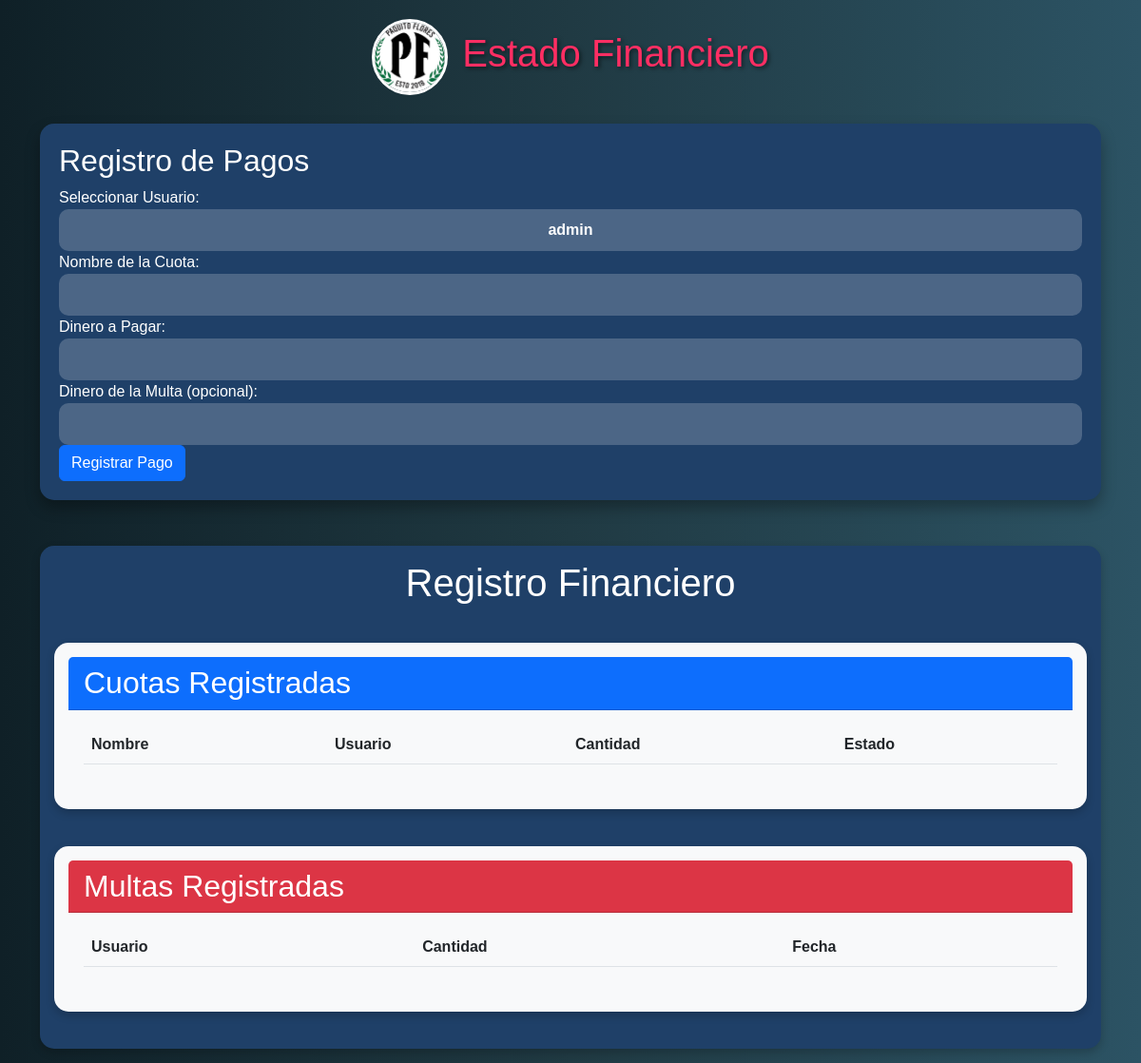
Before: /dinero/ (signed in) with the older database file.
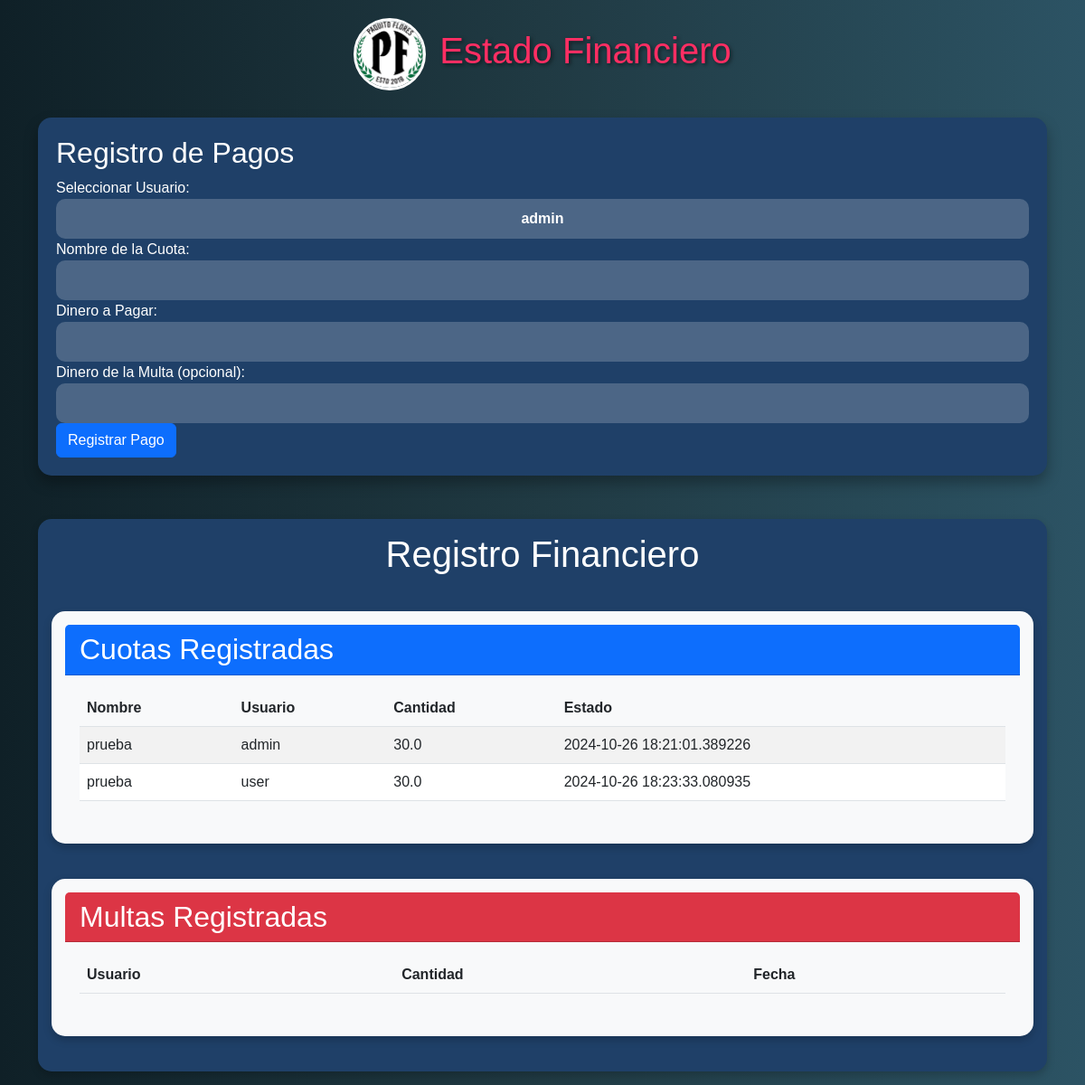
After: the same page with the newer database file.
### src/dbs/db_interface.py (models this page shows)
class Quota(Base):
    __tablename__ = 'cuotas'
    id = Column(Integer, primary_key=True)
    user_id = Column(Integer, ForeignKey('users.id'), nullable=False)
    name = Column(String, nullable=False)  # Nueva columna para el nombre de la cuota
    amount = Column(Float, nullable=False)
    date = Column(DateTime, default=datetime.datetime.utcnow)
    status = Column(String, nullable=False)
    fine_id = Column(Integer, ForeignKey('multas.id'))

### src/controllers/dinero.py (the view, shortened to what this page needs)
@dinero_bp.route('/', methods=['GET', 'POST'])
@login_requerido
def cuotas():
    usuarios = obtener_usuarios_service()
    cuotas = obtener_cuotas_service()
    if request.headers.get("Accept") == "application/json":
        return jsonify(cuotas), 200
    else:
        return render_template('dinero.html', cuotas=cuotas, usuarios=usuarios)

### src/controllers/auth.py (called while the page is built)
def login_requerido(f):
    @wraps(f)
    def decorated_function(*args, **kwargs):
        if 'user_id' not in session:
            flash('Debes iniciar sesión para acceder a esta página.')
            return redirect(url_for('auth.login'))  # Redirige al formulario de login
        return f(*args, **kwargs)
    return decorated_function

### src/dbs/db_interface.py (called while the page is built)
def conectar(db_path):
    try:
        conn = sqlite3.connect(db_path)
        return conn
    except sqlite3.Error as e:
        print(f"Error al conectar con la base de datos: {e}")
        return None

def cerrar(conn):
    if conn:
        conn.close()

### src/dbs/db_money.py (called while the page is built)
def obtener_cuotas(path_db = 'Paquito Flores.db'):
    conn = conectar(path_db)
    if conn:
        try:
            cursor = conn.cursor()
            cursor.execute('SELECT * FROM cuotas')
            cuotas = cursor.fetchall()
            print(Fore.YELLOW + "Cuota obtenida correctamente.")
            return cuotas
        except Exception as e:
            print(Fore.RED + f"Error al obtener cuotas: {e}")
        finally:
            cerrar(conn)

### src/services/dinero_service.py (called while the page is built)
def obtener_cuotas_service():
    return obtener_cuotas()

### src/services/user_service.py (called while the page is built)
def obtener_usuarios_service():
    return obtener_usuarios()

### src/templates/dinero.html (shortened to what this page needs)
<!DOCTYPE html>
<html lang="en">
<head>
    <link rel="stylesheet" href="https://cdn.jsdelivr.net/npm/bootstrap@5.3.0-alpha3/dist/css/bootstrap.min.css">
</head>
<body>
    <div class="container">
        <div class="main-title text-center mb-0 d-flex align-items-center " style="display: flex;    margin-bottom: 50px;">
            <div class="logo-container">
                <a href="{{ url_for('index.home') }}">
                    <img src="{{ url_for('static', filename='img/logo.jpg') }}" alt="Logo">
                </a>
            </div>
            <h1 class="text-center">Estado Financiero</h1>
        </div>
        {% if session['user_role'] in ['tesorero', 'administrador'] %}
        <div class="form-container">
            <h2>Registro de Pagos</h2>
            <form method="POST">
                <div class="form-group">
                    <label for="user_id">Seleccionar Usuario:</label>
                    <select name="user_id" id="user_id" class="form-control" required>
                        {% for usuario in usuarios %}
                            <option value="{{ usuario[1] }}">{{ usuario[1] }}</option>
                        {% endfor %}
                    </select>
                </div>
                <div class="form-group">
                    <label for="quota_name">Nombre de la Cuota:</label>
                    <input type="text" name="quota_name" id="quota_name" class="form-control" required>
                </div>
                <div class="form-group">
                    <label for="amount">Dinero a Pagar:</label>
                    <input type="number" name="amount" id="amount" class="form-control" required>
                </div>
                <div class="form-group">
                    <label for="multa_amount">Dinero de la Multa (opcional):</label>
                    <input type="number" name="multa_amount" id="multa_amount" class="form-control">
                </div>
                <button type="submit" class="btn btn-primary">Registrar Pago</button>
            </form>
        </div>
        {% endif %}
        <div class="card mt-5">
            <h1 class="text-center mb-4">Registro Financiero</h1>
            <div class="card card-financiero mb-4">
                <div class="card-header bg-primary text-white">
                    <h2 class="mb-0">Cuotas Registradas</h2>
                </div>
                <div class="card-body">
                    <table class="table table-striped table-hover">
                        <thead>
                            <tr>
                                <th>Nombre</th>
                                <th>Usuario</th>
                                <th>Cantidad</th>
                                <th>Estado</th>
                            </tr>
                        </thead>
                        <tbody>
                            {% for cuota in cuotas %}
                                <tr>
                                    <td>{{ cuota[2] }}</td>
                                    <td>{{ cuota[1] }}</td>
                                    <td>{{ cuota[3] }}</td>
                                    <td>{{ cuota[4] }}</td>
                                </tr>
                            {% endfor %}
                        </tbody>
                    </table>
                </div>
            </div>
            <div th:if="${current_user.role == 'tesorero'}" class="card card-financiero mb-4">
                <div class="card-header bg-danger text-white">
                    <h2 class="mb-0">Multas Registradas</h2>
                </div>
                <div class="card-body">
                    <table class="table table-striped table-hover">
                        <thead>
                            <tr>
                                <th>Usuario</th>
                                <th>Cantidad</th>
                                <th>Fecha</th>
                            </tr>
                        </thead>
                    </table>
                </div>
            </div>
        </div>
</body>
</html>

Changed rows visible on the page:
added Quota: name "prueba", user "admin", amount "30.0", date "2024-10-26 18:21:01.389226"
added Quota: name "prueba", user "user", amount "30.0", date "2024-10-26 18:23:33.080935"
